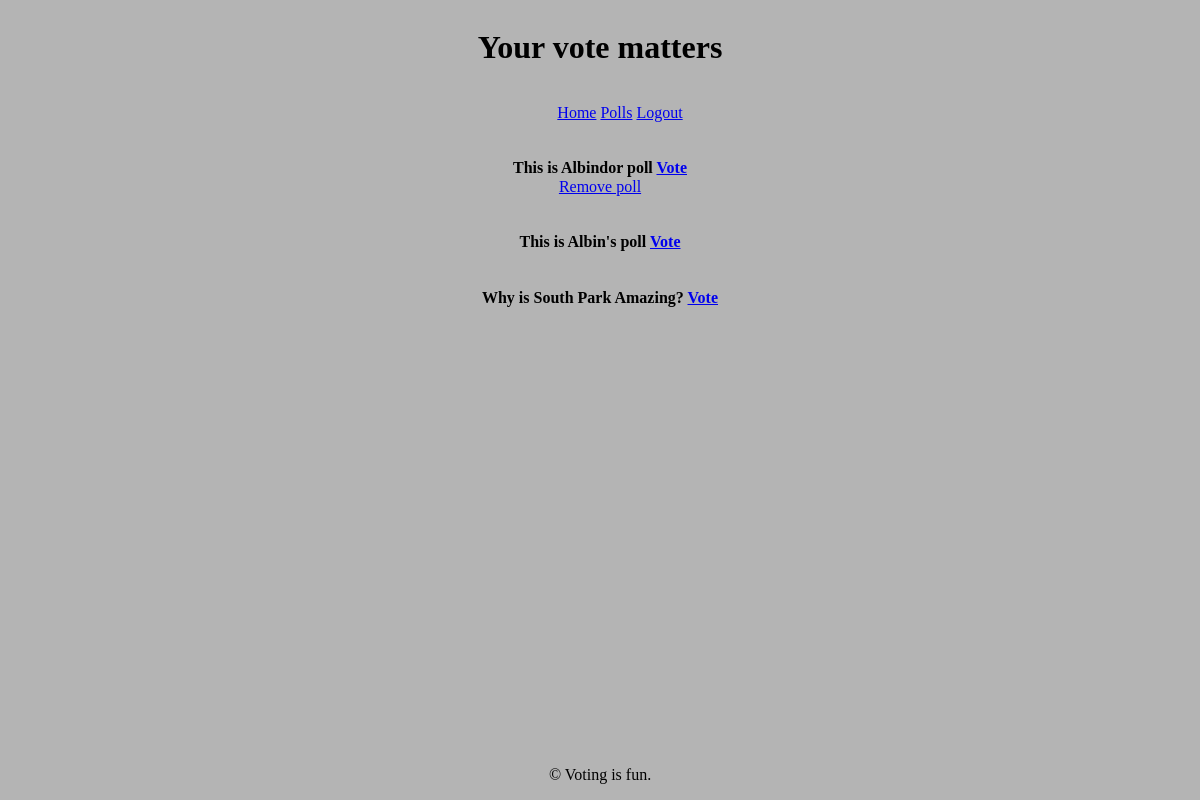
Page /polls/ (signed in) on the committed database.
### polls/models.py (models this page shows, shortened)
class Poll(models.Model):
    question = models.CharField(max_length=255, blank=False, null=False)
    option_one = models.CharField(max_length=50)
    option_two = models.CharField(max_length=50)
    option_three = models.CharField(max_length=50)
    option_one_votes = models.IntegerField(default=0)
    option_two_votes = models.IntegerField(default=0)
    option_three_votes = models.IntegerField(default=0)
    user_has_voted = models.BooleanField(default=False)
    user = models.ForeignKey(CustomUser, on_delete=models.CASCADE)

### polls/views.py (the view)
# urls.py: path('polls/', views.polls_view, name='polls'),
@csrf_protect
@login_required(login_url='login')
def polls_view(request):
    polls = Poll.objects.all()
    context = {'polls': polls}
    return render(request, 'polls/polls.html', context)

### polls/templates/polls/polls.html (shortened to what this page needs)
{% extends "polls/base.html" %}
{% block content %}
<div class="all-polls">
    {% for poll in polls %}
    <li class="poll-list" style="list-style-type: none;">
       <h4>
        {{ poll.question }}
        <a href="{% url 'vote' poll.id %}">Vote</a><br/>
        </h4>
        <div class="remove-poll">
            {% if request.user == poll.user %}
            <a href="{% url 'remove-poll' poll.id %}">Remove poll</a>
            {% endif %}
        </div>
    </li>
    {% endfor %}
</div>
{% endblock %}

### polls/static/base.css (style rules this page uses)
body { background-color: rgb(180, 180, 180); display: flex; flex-direction: column; }

### polls/static/forms.css (style rules this page uses)
.all-polls { display: flex; align-items: center; flex-direction: column; }
.remove-poll { margin-top: -1.3em; margin-bottom: 1em; display: flex; align-items: center; flex-direction: column; }

### rows in the picture
Poll: question "This is Albindor poll", shows "Remove poll"
Poll: question "This is Albin's poll"
Poll: question "Why is South Park Amazing?"
